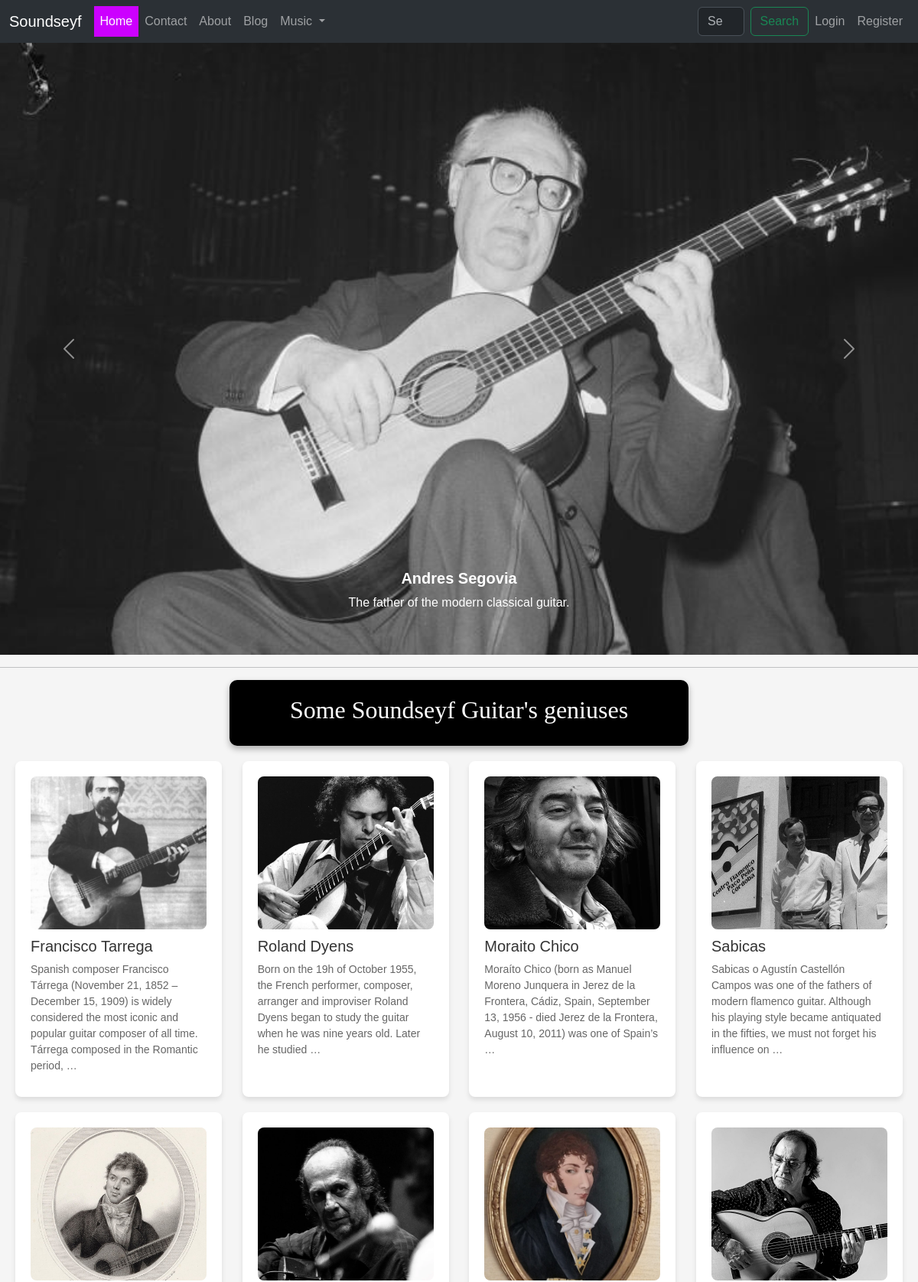
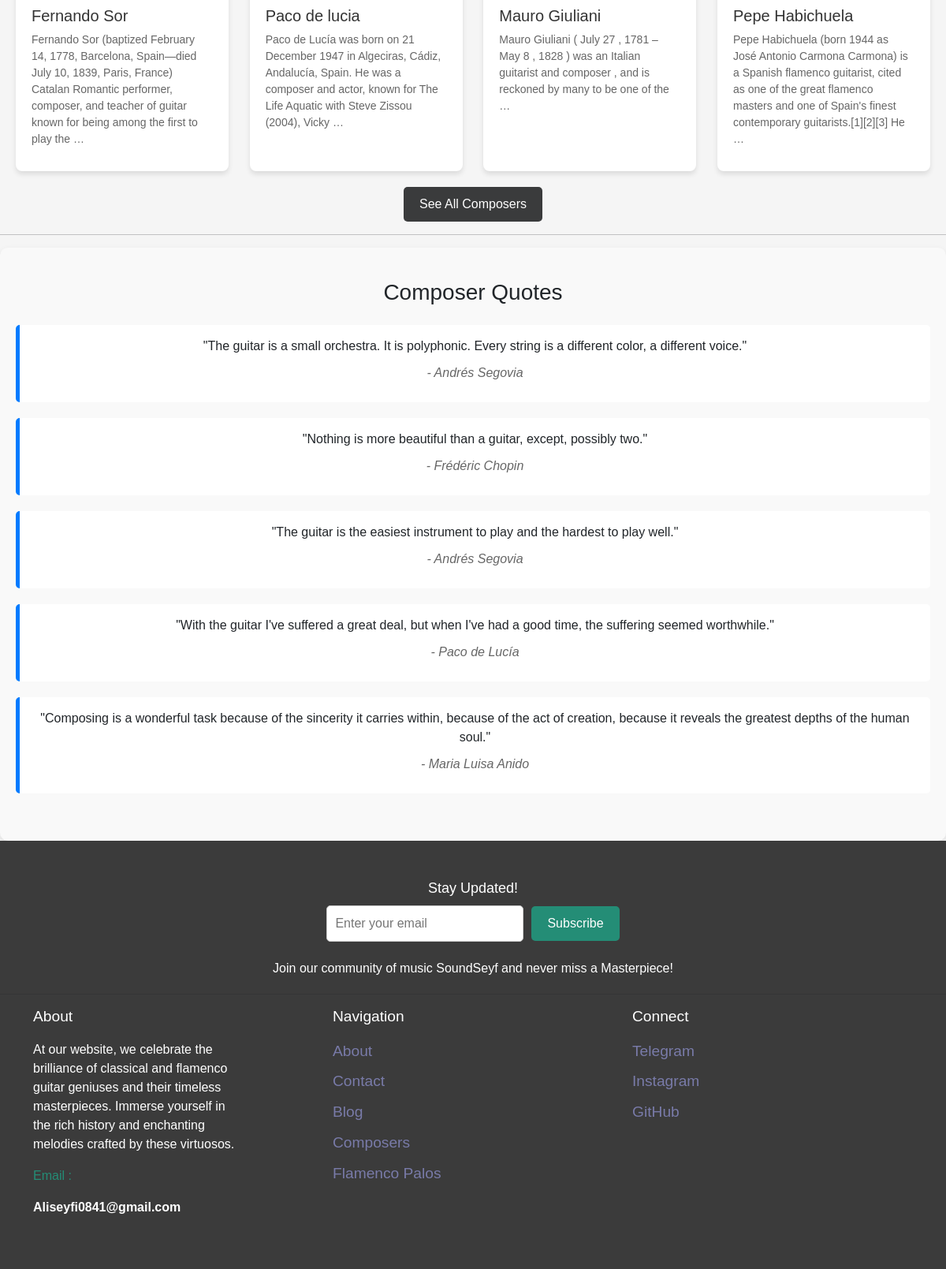
The page / on the database its author committed (2 pictures, top to bottom).
### music/models.py (models this page shows, shortened)
class Composer(models.Model):
    name = models.CharField(max_length=255,null=True,blank=True)
    biography = models.TextField(null=True, blank=True)
    image = models.ImageField(upload_to="Composers/" , default="default.jpg")
    genre = models.CharField(max_length=255,null=True,blank=True)
    nationality = models.CharField(blank=True,null=True,max_length=255)

### website/views.py (the view)
# urls.py: path('',index_view , name="index"),
def index_view(request):
    pieces = MasterPiece.objects.all()
    context = {"pieces" : pieces}
    return render (request , 'website/index.html',context)

### website/templatetags/website-tags.py (called while the page is built)
@register.inclusion_tag('website/somecomposers.html')
def somegeniuses():
    composers = Composer.objects.all()[:8]
    return {"composers":composers}

### templates/website/index.html (shortened to what this page needs)
{% extends 'base.html' %}
{% load static %}
{% load thumbnail %}
{% load website-tags %}
{% load music-tags %}
{% load blog-tags %}
{% block content %}
<div id="carouselExample" class="carousel slide" data-bs-ride="carousel" data-interval="1000">
    <div class="carousel-inner">
        <div class="carousel-item active">
            <img src="{% static 'images/andres.jpg' %}" class="d-block w-100" alt="Andres Segovia">
            <div class="carousel-caption d-none d-md-block">
                <h5 style="font-weight: bold;">Andres Segovia</h5>
                <p>The father of the modern classical guitar.</p>
            </div>
        </div>
    </div>
    <button class="carousel-control-prev" type="button" data-bs-target="#carouselExample" data-bs-slide="prev">
        <span class="carousel-control-prev-icon" aria-hidden="true"></span>
    </button>
    <button class="carousel-control-next" type="button" data-bs-target="#carouselExample" data-bs-slide="next">
        <span class="carousel-control-next-icon" aria-hidden="true"></span>
    </button>
</div>
<hr>
<div class="title-box">
    <h2>Some Soundseyf Guitar's geniuses</h2>
</div>
{% somegeniuses %}
<hr>
<div class="quote-section centered-section">
    <h3 class="mb-4">Composer Quotes</h3>
    <div class="quote">
        <p>"The guitar is a small orchestra. It is polyphonic. Every string is a different color, a different voice."</p>
        <p class="quote-author">- Andrés Segovia</p>
    </div>
    <div class="quote">
        <p>"Nothing is more beautiful than a guitar, except, possibly two."</p>
        <p class="quote-author">- Frédéric Chopin</p>
    </div>
    <div class="quote">
        <p>"The guitar is the easiest instrument to play and the hardest to play well."</p>
        <p class="quote-author">- Andrés Segovia</p>
    </div>
    <div class="quote">
        <p>"With the guitar I've suffered a great deal, but when I've had a good time, the suffering seemed worthwhile."</p>
        <p class="quote-author">- Paco de Lucía</p>
    </div>
    <div class="quote">
        <p>"Composing is a wonderful task because of the sincerity it carries within, because of the act of creation, because it reveals the greatest depths of the human soul."</p>
        <p class="quote-author">- Maria Luisa Anido</p>
    </div>
</div>
{% endblock content %}

### templates/website/somecomposers.html (shortened to what this page needs)
<!DOCTYPE html>
<html lang="en">
<head>
</head>
<body>
<div class="composer-container">
    {% for composer in composers %}
    <div class="composer-card">
        <img class="composer-image" src="{{ composer.image.url }}" alt="{{ composer.name }}">
        <h3 class="composer-name">{{ composer.name }}</h3>
        <p class="composer-bio">{{ composer.biography|truncatewords:30 }}</p>
    </div>
    {% endfor %}
</div>
<div class="see-all-btn">
    <a href="{% url 'music:composers' %}">See All Composers</a>
</div>
</body>
</html>

### templates/website/index.html (style rules this page uses)
.title-box { background-color: #000; color: #fff; padding: 20px; border-radius: 10px; width: 50%; margin: 0 auto; text-align: center; font-family: verdana; box-shadow: 0 4px 8px rgba(0, 0, 0, 0.3); }
#carouselExample .carousel-item img { height: 800px; object-fit: cover; }
.centered-section { text-align: center; margin: 0 auto; }
.quote-section { background-color: #f9f9f9; padding: 40px 20px; border-radius: 10px; box-shadow: 0 4px 8px rgba(0, 0, 0, 0.1); }
.quote { margin-bottom: 20px; padding: 15px; border-left: 5px solid #007bff; background-color: #fff; border-radius: 5px; }
.quote p { font-size: 16px; line-height: 1.5; margin-bottom: 10px; }
.quote-author { font-size: 14px; font-style: italic; color: #666; }

### templates/website/somecomposers.html (style rules this page uses)
body { font-family: Arial, sans-serif; margin: 0; padding: 0; background-color: #f5f5f5; }
.composer-container { max-width: 1200px; margin: 20px auto; padding: 0 20px; display: flex; flex-wrap: wrap; justify-content: space-between; gap: 20px; }
.composer-card { position: relative; background-color: #fff; border-radius: 8px; box-shadow: 0 4px 6px rgba(0, 0, 0, 0.1); padding: 20px; width: calc(25% - 20px); overflow: hidden; transition: transform 0.3s; }
.composer-card:before { content: ""; position: absolute; top: 0; left: 0; width: 100%; height: 100%; background: linear-gradient(to bottom, rgba(255, 255, 255, 0) 0%, rgba(255, 255, 255, 0.8) 100%); z-index: 1; transition: opacity 0.3s; opacity: 0; }
.composer-image { width: 100%; height: 200px; object-fit: cover; border-radius: 8px; margin-bottom: 10px; transition: transform 0.3s; }
.composer-name { margin-top: 0; font-size: 20px; color: #333; z-index: 2; position: relative; }
.composer-bio { color: #666; font-size: 14px; line-height: 1.5; margin-bottom: 10px; }
.see-all-btn { text-align: center; width: 100%; margin-top: 20px; }
.see-all-btn a { text-decoration: none; color: #fff; background-color: #3a3b3c; padding: 10px 20px; border-radius: 5px; transition: background-color 0.3s; display: inline-block; }

### rows shown on the page
Composer: image (picture), name "Francisco Tarrega", biography "Spanish composer Francisco Tárrega (November 21, 1852 – December 15, 1909) is widely considered the most iconic and popular guitar composer of all time. Tárrega composed in the Romantic period, …"
Composer: image (picture), name "Roland Dyens", biography "Born on the 19h of October 1955, the French performer, composer, arranger and improviser Roland Dyens began to study the guitar when he was nine years old. Later he studied …"
Composer: image (picture), name "Moraito Chico", biography "Moraíto Chico (born as Manuel Moreno Junquera in Jerez de la Frontera, Cádiz, Spain, September 13, 1956 - died Jerez de la Frontera, August 10, 2011) was one of Spain’s …"
Composer: image (picture), name "Sabicas", biography "Sabicas o Agustín Castellón Campos was one of the fathers of modern flamenco guitar. Although his playing style became antiquated in the fifties, we must not forget his influence on …"
Composer: image (picture), name "Fernando Sor", biography "Fernando Sor (baptized February 14, 1778, Barcelona, Spain—died July 10, 1839, Paris, France) Catalan Romantic performer, composer, and teacher of guitar known for being among the first to play the …"
Composer: image (picture), name "Paco de lucia", biography "Paco de Lucía was born on 21 December 1947 in Algeciras, Cádiz, Andalucía, Spain. He was a composer and actor, known for The Life Aquatic with Steve Zissou (2004), Vicky …"
Composer: image (picture), name "Mauro Giuliani", biography "Mauro Giuliani ( July 27 , 1781 – May 8 , 1828 ) was an Italian guitarist and composer , and is reckoned by many to be one of the …"
Composer: image (picture), name "Pepe Habichuela", biography "Pepe Habichuela (born 1944 as José Antonio Carmona Carmona) is a Spanish flamenco guitarist, cited as one of the great flamenco masters and one of Spain's finest contemporary guitarists.[1][2][3] He …"
